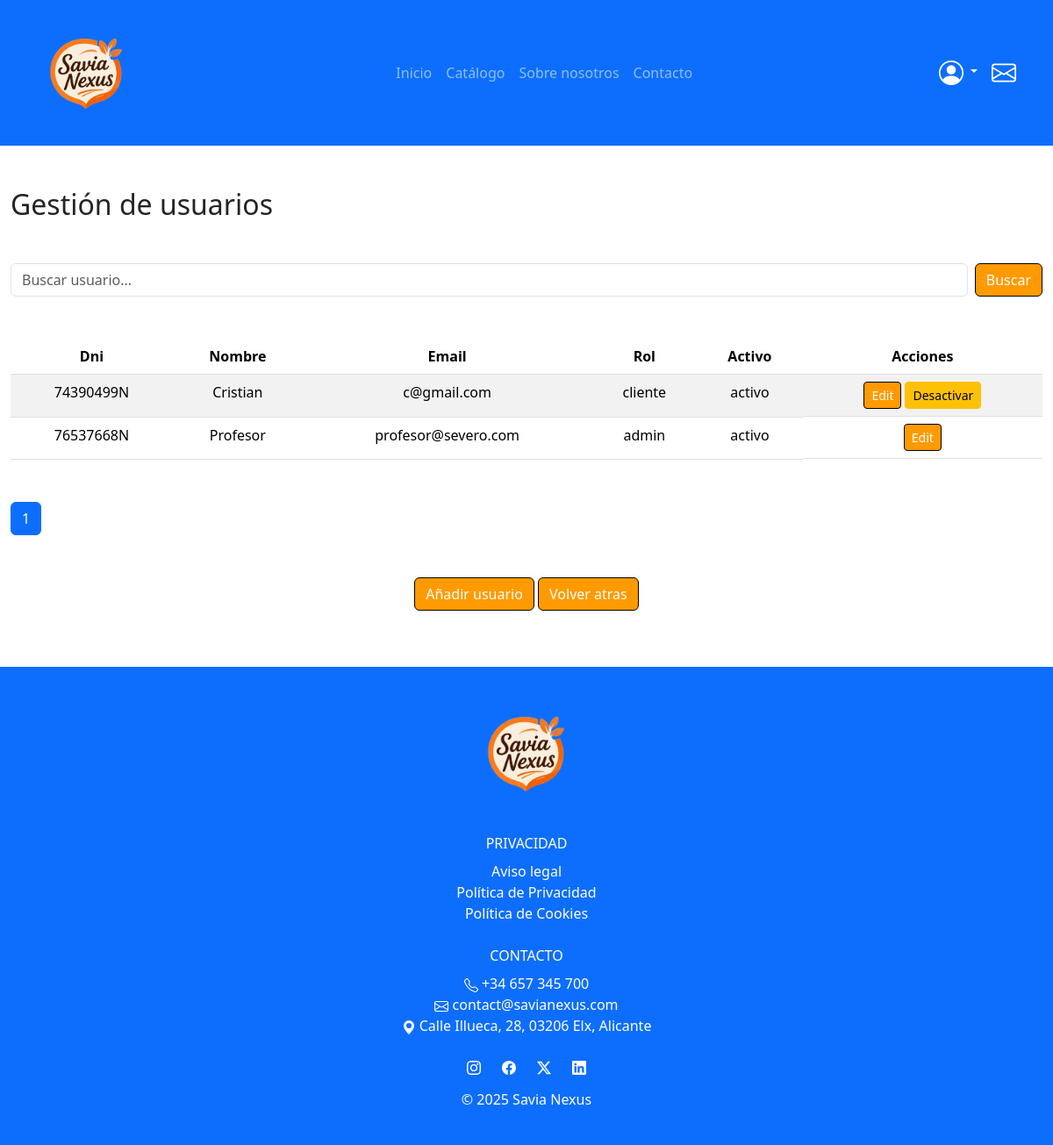
The page /admin/users.php (signed in) on the database its author committed.
### tables this page shows
CREATE TABLE `usuarios` (
  `dni` varchar(9) NOT NULL,
  `nombre` varchar(30) NOT NULL,
  `apellido` varchar(50) NOT NULL,
  `direccion` varchar(50) NOT NULL,
  `email` varchar(50) NOT NULL,
  `telefono` varchar(9) NOT NULL,
  `clave` varchar(250) NOT NULL,
  `rol` enum('cliente','empleado','admin') DEFAULT 'cliente',
  `activo` enum('activo','inactivo') DEFAULT 'activo'
);

### models/User.php (called while the page is built, shortened)
<?php
class User {
    private PDO $pdo;
    public function __construct(PDO $pdo) {
        $this->pdo = $pdo;
    }
    public function getAllUsers(
        string $search,
        string $column,
        string $order,
        int $limit,
        int $offset
    ) : array {
        $sql = "SELECT dni, nombre, email, rol, activo
                FROM usuarios
                WHERE dni LIKE :search
                OR nombre LIKE :search
                OR email LIKE :search
                ORDER BY $column $order
                LIMIT :limit OFFSET :offset";
        $stmt = $this->pdo->prepare($sql);
        $stmt->bindValue(':search', "%$search%");
        $stmt->bindValue(':limit', $limit, PDO::PARAM_INT);
        $stmt->bindValue(':offset', $offset, PDO::PARAM_INT);
        $stmt->execute();
        return $stmt->fetchAll(PDO::FETCH_ASSOC);
    }
    public function count(string $search) {
        $sql = "SELECT COUNT(*) FROM usuarios
                WHERE dni LIKE :search
                OR nombre LIKE :search
                OR email LIKE :search";
        $stmt = $this->pdo->prepare($sql);
        $stmt->execute(['search' => "%$search%"]);
        return (int) $stmt->fetchColumn();
    }
}

### includes/Validation.php (called while the page is built, shortened)
<?php
class Validation {
    public static function sanitize($value) {
        return htmlspecialchars(trim($value), ENT_QUOTES, 'UTF-8');
    }
}
?>

### public/admin/users.php (the view, shortened to what this page needs)
<?php
require_once __DIR__ . '/../../includes/config.php';
require_once __DIR__ . '/../../models/User.php';
$userModel = new User($pdo);
$search = Validation::sanitize($_GET['search'] ?? '');
$column = $_GET['column'] ?? 'dni';
$order  = ($_GET['order'] ?? 'ASC') === 'DESC' ? 'DESC' : 'ASC';
$altenateOrder = ($order === 'ASC') ? 'DESC' : 'ASC';
$page = max(1, (int)($_GET['page'] ?? 1));
$usersPerPage = 5;
$offset = ($page -1) * $usersPerPage;
$columnsPerOrder = ['dni', 'nombre', 'email', 'rol', 'activo'];
$totalUsers = $userModel->count($search);
$totalPages = ceil($totalUsers/$usersPerPage);
$users = $userModel->getAllUsers(
    $search,
    $column,
    $order,
    $usersPerPage,
    $offset
);
?>
<?php include __DIR__ . '/../../includes/head.php'; ?>
<body>
    <?php include __DIR__ . '/../../includes/navbar.php'; ?>
    <div class="container-fluid mt-5 mb-5">
        <h2 class="mb-5">Gestión de usuarios</h2>
        <form method="get" class="d-flex mb-5">
            <input type="text"
                name="search"
                class="form-control me-2"
                placeholder="Buscar usuario..."
                value="<?= htmlspecialchars($search) ?>">
            <button class="btn btn-primary">Buscar</button>
        </form>
        <div class="table-responsive">
            <table class="table table-striped mb-5 text-center">
                <thead>
                    <tr>
                        <?php foreach ($columnsPerOrder as $col): ?>
                            <th>
                                <a href="?column=<?= $col ?>&order=<?= $altenateOrder ?>&search=<?= urlencode($search) ?>">
                                    <?= ucfirst($col) ?>
                                </a>
                            </th>
                        <?php endforeach; ?>
                        <th>Acciones</th>
                    </tr>
                </thead>
                <tbody>
                <?php foreach ($users as $u): ?>
                    <tr>
                        <td><?= $u['dni'] ?></td>
                        <td><?= htmlspecialchars($u['nombre']) ?></td>
                        <td><?= htmlspecialchars($u['email']) ?></td>
                        <td><?= $u['rol'] ?></td>
                        <td><?= $u['activo'] ?></td>
                        <td class="d-flex gap-1 justify-content-center">
                            <a href="user_edit.php?dni=<?= $u['dni'] ?>" class="btn btn-sm btn-primary">
                                Edit
                            </a>
                            <?php if ($_SESSION['dni'] !== $u['dni']): ?>
                                <form method="post" onsubmit="return confirm('¿Quieres cambiar el estado del usuario: <?= htmlspecialchars($u['nombre']) ?>?');">
                                    <button class="btn btn-sm btn-warning">
                                        <?= $u['activo'] === 'activo' ? 'Desactivar' : 'Activar' ?>
                                    </button>
                                </form>
                            <?php endif; ?>
                        </td>
                    </tr>
                <?php endforeach; ?>
                </tbody>
            </table>
        </div>
        <nav>
            <ul class="pagination">
                <?php for ($i = 1; $i <= $totalPages; $i++): ?>
                    <li class="page-item text-center <?= $i === $page ? 'active' : '' ?>">
                        <a class="page-link"
                        href="?page=<?= $i ?>&search=<?= urlencode($search) ?>">
                            <?= $i ?>
                        </a>
                    </li>
                <?php endfor; ?>
            </ul>
        </nav>
        <div class="mt-5 text-center">
            <a href="user_create.php" class="btn btn-primary mb-3">
                Añadir usuario
            </a>
            <a href="dashboard.php" class="btn btn-primary mb-3">
                Volver atras
            </a>
        </div>
    </div>
    <?php include __DIR__ . '/../../includes/footer.php'; ?>
</body>
</html>

### public/assets/css/style.css (style rules this page uses)
:root { --primary-color: #FF9A00; --hover-color: #CC7A00; }
.btn-primary { background-color: var(--primary-color); border-color: black; }
a { text-decoration: none; color: black; }

### rows shown on the page
usuarios: dni "74390499N", nombre "Cristian", email "c@gmail.com", rol "cliente", activo "activo", shows "Desactivar"
usuarios: dni "76537668N", nombre "Profesor", email "profesor@severo.com", rol "admin", activo "activo"

### other values the page prints
$col "Dni"
$col "Nombre"
$col "Email"
$col "Rol"
$col "Activo"
